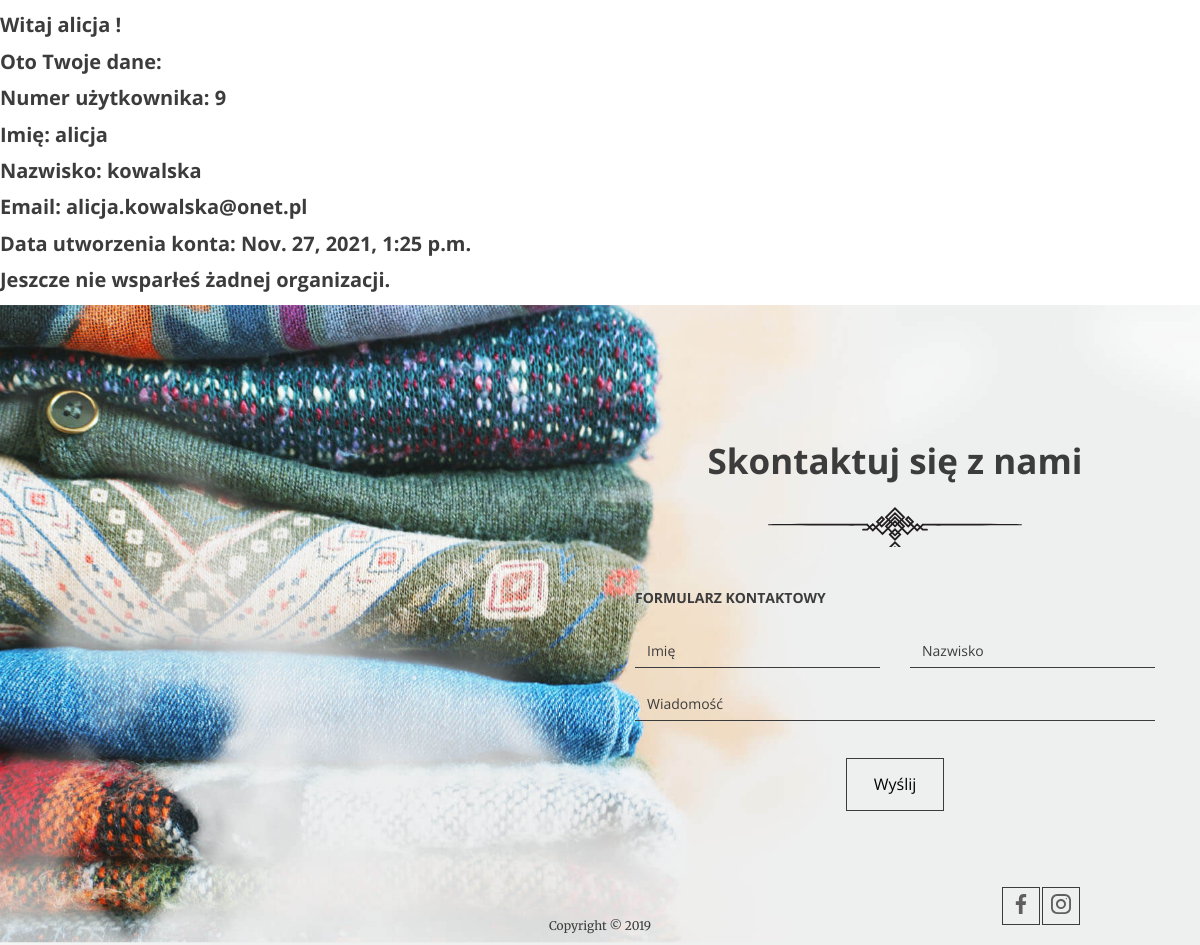
Screenshot of /user_details/6/ (signed in) with the database file from the repository.
### accounts/models.py (models this page shows, shortened)
class CustomUser(AbstractBaseUser, PermissionsMixin):
    first_name = models.CharField(max_length=64, verbose_name='Imię')
    surname = models.CharField(max_length=64, verbose_name='Nazwisko')
    email = models.EmailField(max_length=64, unique=True, verbose_name='Email')
    password = models.CharField(max_length=64, verbose_name='Hasło')
    password_2 = models.CharField(max_length=64, verbose_name='Powtórz hasło')
    is_staff = models.BooleanField(default=False)
    is_active = models.BooleanField(default=True)
    is_superuser = models.BooleanField(default=False)
    date_joined = models.DateTimeField(default=timezone.now)
    USERNAME_FIELD = 'email'
    REQUIRED_FIELDS = []
    objects = CustomUserManager()

### main_app/views.py (the view)
# urls.py: path('user_details/<int:pk>/', UserDetails.as_view(), name='User Details'),
class UserDetails(DetailView):
    model = CustomUser
    def get_context_data(self, **kwargs):
        context = super().get_context_data(**kwargs)
        context['user.pk'] = self.kwargs['pk']
        return context

### accounts/templates/accounts/customuser_detail.html
{% extends 'base.html' %}
{% block content %}
    <div class="container--90">
<h1> Witaj {{ user.first_name }} !</h1>
    <h1> Oto Twoje dane:</h1>
    <h1> Numer użytkownika: {{ user.pk }}</h1>
    <h1> Imię: {{ user.first_name }}</h1>
    <h1> Nazwisko: {{ user.surname }}</h1>
    <h1> Email: {{ user.email }} </h1>
    <h1> Data utworzenia konta: {{ user.date_joined }} </h1>
        {% for donation in user.donation_set.all %}
    <h1> Wsparte organizacje: {{ donation.institution }}, {{ donation.quantity }} worków </h1>
        {% empty %}
       <h1> Jeszcze nie wsparłeś żadnej organizacji.</h1>
        {% endfor %}
</div>
{% endblock %}

### rows the page displays
CustomUser: first_name "alicja", pk "9", surname "kowalska", email "alicja.kowalska@onet.pl", date_joined "Nov. 27, 2021, 1:25 p.m."
